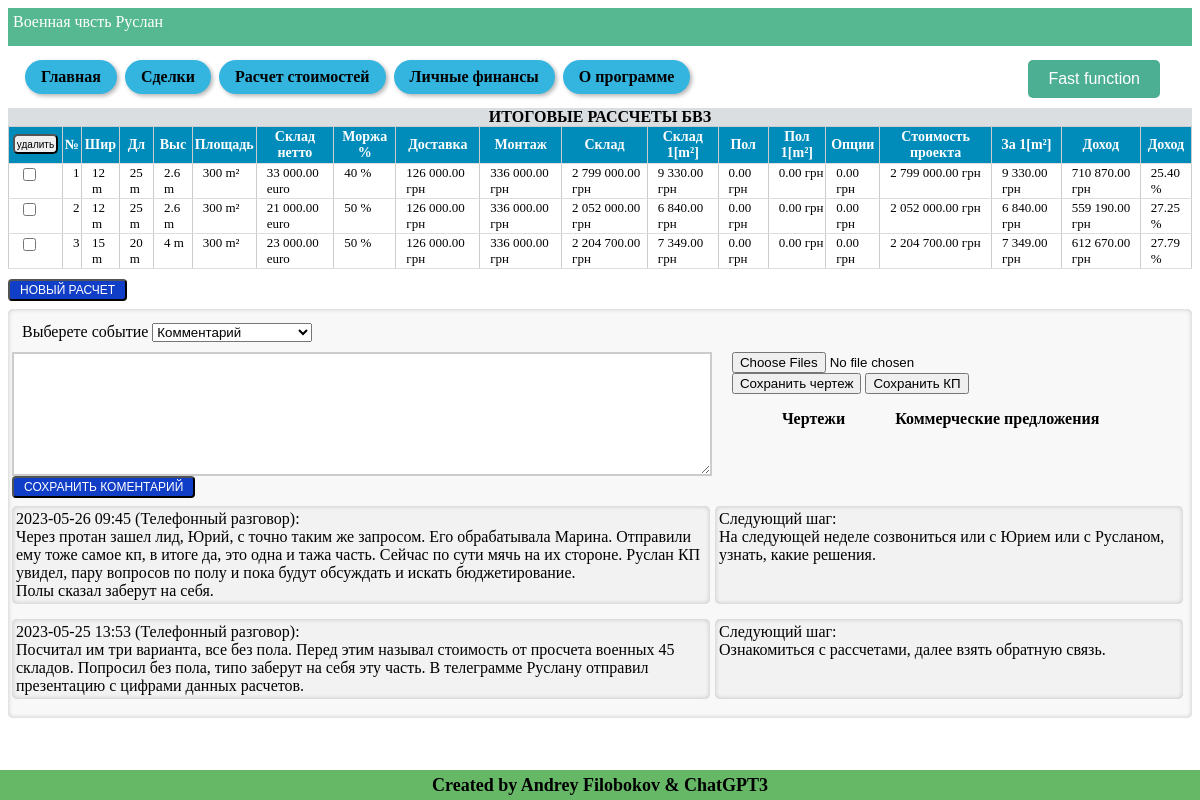
The page /lead/Военная чвсть Руслан (signed in) on the database its author committed.
### tables this page shows
CREATE TABLE lead (id integer PRIMARY KEY AUTOINCREMENT, unique_ID TEXT, company text NOT NULL, name text NOT NULL, phone text NOT NULL, mail text NOT NULL, project text NOT NULL, amount_calc INTEGER DEFAULT (0), job_title text NOT NULL, price text NOT NULL, profit text NOT NULL, user_email TEXT, product TEXT, comments_history TEXT, event TEXT, Layout BLOB, Offers BLOB);

CREATE TABLE my_warehouse (id integer PRIMARY KEY AUTOINCREMENT, lead_ID INTEGER, unique_ID TEXT, user_email TEXT, client TEXT, project TEXT DEFAULT (False), selected TEXT, width INTEGER DEFAULT (False), length INTEGER DEFAULT (False), height INTEGER DEFAULT (False), area INTEGER DEFAULT (False), volume INTEGER DEFAULT (False), product TEXT, temperature TEXT DEFAULT (False), price_warehouse INTEGER DEFAULT (False), price_VAT INTEGER DEFAULT (0), price_customs INTEGER DEFAULT (0), price_delivery INTEGER DEFAULT (False), price_building INTEGER DEFAULT (False), price_foundation INTEGER DEFAULT (0), price_light INTEGER DEFAULT (0), price_rack INTEGER DEFAULT (0), price_cubic_meters REAL DEFAULT (0), price_square_meters REAL DEFAULT (0), price_project INTEGER DEFAULT (0), percent_w INTEGER, percent_f INTEGER, percent_o INTEGER, cost_price INTEGER DEFAULT (False), price_selling_EU INTEGER DEFAULT (False), price_selling_UA INTEGER DEFAULT (0), profit_EU INTEGER DEFAULT (0), profit_UA INTEGER DEFAULT (0), exchange_rates_from INTEGER, exchange_rates_TO INTEGER, cost_square_meters_EU INTEGER DEFAULT (0), cost_cubic_meters_EU INTEGER DEFAULT (0), cost_square_meters_UA INTEGER DEFAULT (0), cost_cubic_meters_UA INTEGER DEFAULT (0), profit_percent INTEGER DEFAULT (0), dimension_found TEXT, area_found INTEGER DEFAULT (0), price_sq_met_found INTEGER DEFAULT (0), cost_foundation INTEGER DEFAULT (0), cost_option INTEGER DEFAULT (0), cost_sq_met_found INTEGER DEFAULT (0), final_price_UA INTEGER DEFAULT (0), final_profit_UA INTEGER DEFAULT (0), final_profit_percent INTEGER DEFAULT (0), final_cost_sq_m_pr INTEGER, comments TEXT DEFAULT no_comments, S_panel TEXT, H_skate INTEGER);

### Saleshelp.py (the view, shortened to what this page needs)
@app.route("/lead/<alias>", methods=["POST", "GET"])
def show_info_lead(alias):
    dbase = FDataBase(get_db())
    current_lead = dbase.get_lead(alias, current_user.get_user_email())
    project_folder = os.path.join('Project_OFFERS', current_lead['company'])
    try:
        files_layout = os.listdir(project_folder + '/Layout')
    except FileNotFoundError:
        files_layout = []
    try:
        files_offer = os.listdir(project_folder + '/Offers')
    except FileNotFoundError:
        files_offer = []
    if current_lead['comments_history']:
        history_comments = current_lead['comments_history'].split(' $END_COMMENTS$ \n')
        history_event = current_lead['event'].split(' $END_EVENT$ \n')
    else:
        history_comments = []
        history_event = []
    if not current_lead:
        abort(404)
    title_table_calc_BVZ, value_table_calc_BVZ = view_table_warehouse(dbase, current_user, current_lead,
                                                                      'show_info_lead')
    value_table_calc_BVZ = [list(record.values()) for record in value_table_calc_BVZ]
    history_comments.reverse()
    history_event.reverse()
    history_lead = list(zip(history_comments, history_event))
    return render_template('lead.html', menu=menu, title=current_lead['company'], current_lead=current_lead,
                           title_table_calc_BVZ=title_table_calc_BVZ,
                           value_table_calc_BVZ=value_table_calc_BVZ,
                           history_lead=history_lead,
                           files_layout=files_layout,
                           files_offer=files_offer
                           )

### Saleshelp.py (called while the page is built)
def connect_db():
    conn = sqlite3.connect(app.config['DATABASE'])
    conn.row_factory = sqlite3.Row
    return conn

def get_db():
    if not hasattr(g, 'link_db'):
        g.link_db = connect_db()
    return g.link_db

@login_manager.user_loader
def load_user(user_id):
    dbase = FDataBase(get_db())
    return UserLogin().fromDB(user_id, dbase)

### Utils/FDataBase.py (called while the page is built)
    def get_info_records(self, name_tabl, user_email, *args):
        query = ''
        if len(args) > 0:
            for column, value in args:
                query += f" AND {column} = '{value}' AND "
            query = query.rstrip(' AND')
        sql = f"SELECT * FROM {name_tabl} WHERE user_email = '{user_email}'{query}"
        try:
            self.__cur.execute(sql)
            res = self.__cur.fetchall()
            if res:
                return res
        except:
            print("Ошибка чтения из БД")
        return []

    def get_lead(self, alias, user):
        try:
            self.__cur.execute(f"SELECT * FROM lead WHERE company = '{alias}' AND user_email = '{user}'")
            res = self.__cur.fetchone()
            if res:
                return res
        except sqlite3.Error as e:
            print("Ошибка получения лида из БД " + str(e))
        return False, False

    def get_user(self, user_id):
        try:
            self.__cur.execute(f"SELECT * FROM users WHERE id = {user_id} LIMIT 1")
            res = self.__cur.fetchone()
            if not res:
                print("Пользователь не найден")
                return False
            return res
        except sqlite3.Error as e:
            print("Ошибка получения данных из БД " + str(e))
        return False

    def check_records(self, name_table):
        try:
            check = self.__cur.execute(f"SELECT EXISTS(SELECT 1 FROM {name_table} LIMIT 1);")
            check = check.fetchone()[0]
            return check
        except sqlite3.Error as e:
            print("Ошибка проверки записей в таблице " + str(e))
            return False

### Utils/UserLogin.py (called while the page is built)
    def fromDB(self, user_id, db):
        self.__user = db.get_user(user_id)
        return self

    def get_user_email(self):
        return str(self.__user['email'])

### Utils/View_final_calculation.py (called while the page is built)
def format_price(price):
    return '{:,.2f}'.format(price).replace(',', " ")

### templates/lead.html (shortened to what this page needs)
{% extends 'base.html' %}
{% block information %} {{current_lead.company}} {% endblock %}
{% block content %}
{% block view_calculations %}
<form action="{{url_for('show_info_lead', alias=current_lead.company)}}" method="POST">
    <table id="my-table">
        <b class="title-final-cost">ИТОГОВЫЕ РАССЧЕТЫ БВЗ</b>
        <tr>
            <th class="button-delete-lead-th">
                <input type="submit" name="button-delete-calc" value="удалить" class="button-delete-lead">
            </th>
            <th>№</th>
            {% for t in title_table_calc_BVZ %}
            <th>{{ t.title }}</th>
            {% endfor %}
        </tr>
        <tbody class="table-result">
            {% for record in value_table_calc_BVZ %}
            <tr>
                <td><input type="checkbox" name="check-lead" id="check-lead" value="{{ record[0] }}"></td>
                <td>{{ value_table_calc_BVZ.index(record)+1 }}</td>
                {% for cell in record[2:-1:] %}
                <td>
                    <a href="{{ url_for('calculation_product', alias='BVZ', calc_ID=record[0]) }}"
                        title="{{ record[-1] }}">
                        {{ cell }}
                    </a>
                </td>
                {% endfor %}
            </tr>
            {% endfor %}
        </tbody>
    </table>
</form>
<form action="{{ url_for('pricing') }}" method="POST">
    <button name="button-add-calculation" class="button-accept" value="{{current_lead['id']}}"> Новый расчет </button>
</form>
<div class="lead-communication">
    <form action="{{ url_for('show_info_lead', alias=current_lead.company) }}" method="post"
        enctype="multipart/form-data">
        <div class="setting-lead-comments">
            <label for="event-comments">Выберете событие</label>
            <select name="event-comments" id="event-comments">
                <option value="Комментарий">Комментарий</option>
            </select>
        </div>
        <div class="comment-save_file">
            <textarea name="comment-for-lead" id="comment-for-lead"></textarea>
            <div class="load-save-file">
                <div class="save-file-layout">
                    <input type="file" name="file" accept=".jpg, .png, .pdf, .dwg" multiple>
                </div>
                <div class="save-file-offer">
                    <input type="submit" value="Сохранить чертеж" name="button-upload-layout">
                    <input type="submit" value="Сохранить КП" name="button-upload-offer">
                </div>
                <div class="load-layout-offer">
                    <div class="load-file-layout">
                        <ul>
                            <strong> Чертежи </strong>
                        </ul>
                    </div>
                    <div class="load-file-offer">
                        <ul>
                            <strong> Коммерческие предложения </strong>
                        </ul>
                    </div>
                </div>
            </div>
        </div>
        <div>
            <button type="button" name="button-accept-to-event" class="button-accept" value="button-accept-to-event"
                onclick="openModalCalc()">
                Сохранить коментарий </button>
        </div>
    </form>
    <div class="communication-history">
        {% for history in history_lead %}
        <div class="history-list">
            <div class="current-lead-comment">
                <output>{{ history[0]|replace('\n', '<br>')|safe }}</output>
            </div>
            <div class="current-lead-event">
                Следующий шаг:
                <br>
                <output>{{ history[1] }}</output>
            </div>
        </div>
        {%endfor%}
    </div>
</div>
{% endblock view_calculations %}
{% endblock %}

### static/css/style.css (style rules this page uses)
table { width: 90%; border-collapse: collapse; margin-bottom: 10px; }
th { background-color: #a7a1a1; font-weight: bold; }
td, th { padding: 5px; text-align: center; border: 1px solid #ccc; }
.button-delete-lead-th { padding: 0px; width: 20px; white-space: nowrap; }
.button-delete-lead { width: 45px; height: 20px; border-radius: 1px; font-size: 10px; padding: 0; border-radius: 5px; margin-bottom: 2px; margin-left: 2px; margin-right: 2px; }
#my-table { border-collapse: collapse; width: 100%; }
#my-table th { background-color: #008CBA; color: white; font-weight: bold; padding: 2px; border-bottom: 1px solid #ddd; font-size: 14px; }
#my-table td { border-bottom: 1px solid #ddd; padding: 1px; padding-left: 10px; text-align: left; font-size: 13px; vertical-align: top; background-color: white; }
table td a { text-decoration: none; color: inherit; }
.title-final-cost { display: block; text-align: center; background-color: #dbdee1; }
.button-accept { display: inline-block; padding: 2px 10px; border-radius: 4px; font-size: 12px; text-decoration: none; text-transform: uppercase; color: #fff; background-color: #113ec7; cursor: pointer; transition: all 0.2s ease; margin-bottom: 8px; }
.setting-lead-comments { margin: 10px; }
.lead-communication { padding: 4px; background-color: #f8f8f8; border-radius: 5px; box-shadow: inset 0 0 5px rgba(0, 0, 0, 0.2); }
#comment-for-lead { display: block; width: 58%; height: 100px; padding: 10px; border: 2px solid #ccc; resize: vertical; }
.current-lead-comment { width: 60%; padding: 4px; background-color: #f2f2f2; border-radius: 5px; box-shadow: inset 0 0 5px rgba(0, 0, 0, 0.2); margin-right: 5px; margin-bottom: 15px; }
.current-lead-event { width: 40%; padding: 4px; background-color: #f2f2f2; border-radius: 5px; box-shadow: inset 0 0 5px rgba(0, 0, 0, 0.2); margin-right: 5px; margin-bottom: 15px; }
.communication-history { max-height: 300px; overflow-y: auto; }
.comment-save_file { display: flex; flex-wrap: nowrap; }
.comment-save_file div { margin-left: 10px; }
.history-list { display: flex; }
.load-save-file { display: flex; flex-direction: column; width: 40%; }
.load-layout-offer { display: flex; flex-wrap: nowrap; }
.load-save-file div { max-height: 100px; overflow-y: auto; }

### rows shown on the page
lead: company "Военная чвсть Руслан"
my_warehouse: value_table_calc_BVZ.index(record)+1 "1", cell "12 m" "25 m" "2.6 m" "300 m²" "33 000.00 euro" "40 %" "126 000.00 грн" "336 000.00 грн" "2 799 000.00 грн" "9 330.00 грн" "0.00 грн" "0.00 грн" "0.00 грн" "2 799 000.00 грн" "9 330.00 грн" "710 870.00 грн" "25.40 %"
my_warehouse: value_table_calc_BVZ "2", cell "12 m" "25 m" "2.6 m" "300 m²" "21 000.00 euro" "50 %" "126 000.00 грн" "336 000.00 грн" "2 052 000.00 грн" "6 840.00 грн" "0.00 грн" "0.00 грн" "0.00 грн" "2 052 000.00 грн" "6 840.00 грн" "559 190.00 грн" "27.25 %"
my_warehouse: value_table_calc_BVZ "3", cell "15 m" "20 m" "4 m" "300 m²" "23 000.00 euro" "50 %" "126 000.00 грн" "336 000.00 грн" "2 204 700.00 грн" "7 349.00 грн" "0.00 грн" "0.00 грн" "0.00 грн" "2 204 700.00 грн" "7 349.00 грн" "612 670.00 грн" "27.79 %"

### other values the page prints
{{ m.name }} "Главная" "Сделки" "Расчет стоимостей" "Личные финансы" "О программе"
{{ t.title }} "Шир" "Дл" "Выс" "Площадь" "Склад нетто" "Моржа %" "Доставка" "Монтаж" "Склад" "Склад 1[m²]" "Пол" "Пол 1[m²]" "Опции" "Стоимость проекта" "За 1[m²]" "Доход" "Доход"
{{ history[1] }} "На следующей неделе созвониться или с Юрием или с Русланом, узнать, какие решения." "Ознакомиться с рассчетами, далее взять обратную связь."
